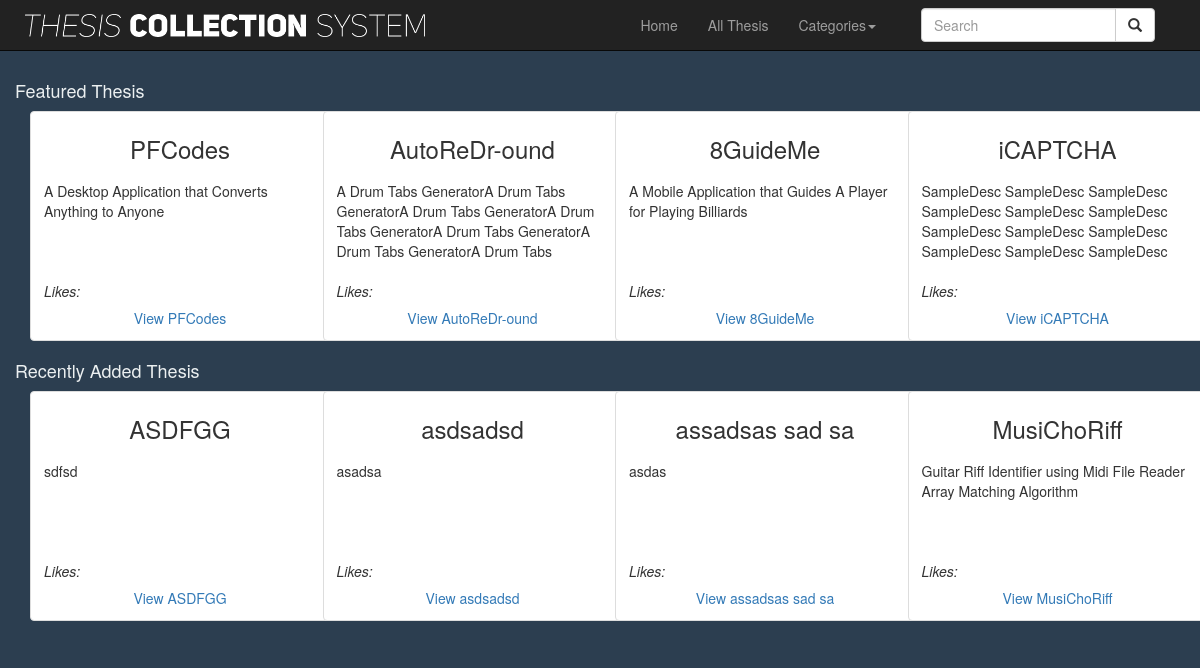
The app's page /tcsproject/home/ with its own data.
### tcsproject/models.py (models this page shows)
class Thesis(models.Model):
    title = models.CharField(max_length=300,blank=False, unique=True)
    authors = models.CharField(max_length=300,blank=False)
    emails = models.EmailField(blank=False,default='')
    desc = models.TextField(blank=False)
    abstract = models.TextField(blank=False)
    no_of_pages = models.IntegerField(blank=False)
    date_published = models.DateField(auto_now=False, auto_now_add=False)
    date_added = models.DateField(auto_now=False, auto_now_add=True)
    DEPTS = [
     ('Accountancy','Accountancy'),
     ('Banking and Finance','Banking and Finance'),
     ('Management','Management'),
     ('Marketing','Marketing'),
     ('Customs Administration','Customs Administration'),
     ('Hospitality Management','Hospitality Management'),
     ('Filipino','Filipino'),
     ('English and Foreign Language','English and Foreign Language'),
     ('Physical Education','Physical Education'),
     ('Social Science','Social Science'),
     ('Chemical Engineering','Chemical Engineering'),
     ('Civil Engineering','Civil Engineering'),
     ('Computer Engineering','Computer Engineering'),
     ('Electrical Engineering','Electrical Engineering'),
     ('Electronics Engineering','Electronics Engineering'),
     ('Industrial Engineering','Industrial Engineering'),
     ('Mechanical Engineering','Mechanical Engineering'),
     ('Mining, Geology, and Ceramics Engineering','Mining, Geology, and Ceramics Engineering'),
     ('Biology','Biology'),
     ('Chemistry','Chemistry'),
     ('Computer Science','Computer Science'),
     ('Mathematics','Mathematics'),
     ('Psychology','Psychology'),
     ('Information Technology and Management','Information Technology and Management')
     ]
    dept = models.CharField(max_length=300, choices = sorted(DEPTS), blank=False)
    CATEGORIES = [
    ('Books','Books'),
    ('Business','Business'),
    ('Catalogs','Catalogs'),
    ('Education','Education'),
    ('Entertainment','Entertainment'),
    ('Finance','Finance'),
    ('Food and Drink','Food and Drink'),
    ('Games','Games'),
    ('Health and Fitness','Health and Fitness'),
    ('Lifestyle','Lifestyle'),
    ('Magazines and Newspaper','Magazines and Newspaper'),
    ('Medical','Medical'),
    ('Music','Music'),
    ('Navigation','Navigation'),
    ('News','News'),
    ('Photo and Video','Photo and Video'),
    ('Productivity','Productivity'),
    ('Reference','Reference'),
    ('Shopping','Shopping'),
    ('Social Networking','Social Networking' ),
    ('Sports','Sports'),
    ('Travel','Travel'),
    ('Utilities','Utilities'),
    ('Weather','Weather')
    ]
    category = models.CharField(max_length=300, choices = sorted(CATEGORIES), blank=False)
    likes = models.IntegerField(default=0)
    def __str__(self):
        return self.title + " by " + self.authors
    class Meta:
        verbose_name='Thesis'

### tcsproject/views.py (the view)
# urls.py: url(r'^home/search=(?P<thesis>.*)/', views.searchthesis, name='search'),
def home(request):
    template_name = 'tcsproject/home.html'
    user = request.user
    ts = time.time()
    session_id = datetime.datetime.fromtimestamp(ts).strftime('%Y%m%d')
    request.session['session_id'] = session_id
    likeform = LikeForm()
    likes = collections.Counter(Like.objects.all())
    print likes
    thesis = Thesis.objects.all()
    thesis_likes = {}
    for i in thesis:
    	thesis_likes[i.title] = len(Like.objects.filter(thesis = i))
    if request.method == 'POST':
    	contactform = ContactForm(request.POST)
    	if contactform.is_valid():
    		contact = contactform.save(commit=False)
    		contact.save()
    else:
    	contactform = ContactForm()
    print thesis_likes
    allthesis = Thesis.objects.all()
    paginator = Paginator(allthesis, 4)
    page = request.GET.get('page')
    try:
        thesis_by_8 = paginator.page(page)
    except PageNotAnInteger:
        thesis_by_8 = paginator.page(1)
    except EmptyPage:
        thesis_by_8 = paginator.page(paginator.num_pages)
    context = {'recently_added': Thesis.objects.order_by('-date_added')[:4]
    ,
               'featured' : Thesis.objects.order_by('-likes')[:4],
               'contactform':contactform,
               'session':session_id,
               'likeform':likeform,
               'likes': thesis_likes
              }
    return render(request, template_name, context)

### tcsproject/forms.py
class ContactForm(forms.Form):
	name = forms.CharField(required=True)
	message = forms.CharField(max_length=500, widget=forms.Textarea, required=True)

class LikeForm(forms.Form):
	thesis = forms.CharField(max_length=500)
	like = forms.IntegerField()
	session_id = forms.CharField(max_length=500)

### tcsproject/models.py (called while the page is built)
    def __str__(self):
        return str(self.thesis)

### tcsproject/templates/tcsproject/home.html (shortened to what this page needs)
{% extends 'tcsproject/base.html' %}
{% block content %}
{% load widget_tweaks %}
<div class="container-fluid" id="whiteh3">
<div id="whiteh3">
<h4>Featured Thesis</h4>
{% for topic in featured %}
<div class="col-sm-6 col-md-3" id="grayh3">
    <div class="thumbnail" style="min-height: 200px; height: 230px; width: 300px;">
      <center><h3>{{topic.title}}</h3></center>
      <div class="caption">
        <div style="min-height: 50px; height: 80px;" id="of">
        <p>{{topic.desc}}</p>
        </div>
        <br>
        <div><i>Likes: </i>
        </div>
        <center><a class="btn btn-big" href="/tcsproject/thesis/{{topic.id}}">View {{topic.title}}</a></center>
        </div>
      </div>
</div>
{% endfor %}
<div>
<h4>Recently Added Thesis</h4>
</div>
{% for topic in recently_added %}
<div class="col-sm-6 col-md-3" id="grayh3">
    <div class="thumbnail" style="min-height: 200px; height: 230px; width: 300px;">
        <center><h3>{{topic.title}}</h3></center>
      <div class="caption">
        <div style="min-height: 50px; height: 80px;" id="of">
        <p>{{topic.desc}}</p>
        </div>
        <br>
        <div><i>Likes: </i>
        </div>
        <center><a class="btn btn-big" href="/tcsproject/thesis/{{topic.id}}">View {{topic.title}}</a></center>
      </div>
    </div>
</div>
{% endfor %}
</div>
</div>
{% endblock %}

### tcsproject/templates/tcsproject/base.html (shortened to what this page needs)
<!DOCTYPE html>
<html lang="en">
  <head>
    {% load widget_tweaks %}
    {% load static %}
    <link href="{% static 'tcsproject/css/bootstrap.min.css' %}" rel="stylesheet" type="text/css">
	<link href="{% static 'tcsproject/navigation.css' %}" rel="stylesheet" type="text/css">
  </head>
<body>
<nav class="navbar navbar-inverse navbar-static-top example-8">
    <div class="container">
      <div class="navbar-header">
        <a class="navbar-brand text-hide" href="#">Brand Text
        </a>
      </div>
      <div id="navbar8" class="navbar-collapse collapse">
        <ul class="nav navbar-nav navbar-right">
        <div class="col-bg-3 col-md-12">
        <form class="navbar-form" role="search" action="">
        <div class="input-group">
            <input type="text" class="form-control" placeholder="Search" name="q" id="q">
            <div class="input-group-btn">
                <button class="btn btn-default" type="submit" id="searchBtn" href="/tcsproject/home/search=">
                <i class="glyphicon glyphicon-search"></i></button>
            </div>
        </div>
        </form>
    </div>
    </ul>
        <ul class="nav navbar-nav navbar-right">
          <li class=""><a href="{% url 'tcsproject:home' %}">Home</a></li>
          <li class=""><a href="{% url 'tcsproject:viewall' %}">All Thesis</a></li>
          <li class="dropdown">
          <a href="#" class="dropdown-toggle" data-toggle="dropdown" role="button" aria-haspopup="true" aria-expanded="false">Categories<span class="caret"></span></a>
          </li>
      </div>
    </div>
  </nav>
{% block content %}
{% endblock %}
</body>
</html>

### tcsproject/static/tcsproject/navigation.css (style rules this page uses)
body { background-color:#2c3e50; background-size: cover; background-repeat: no-repeat; }
.navbar-brand { padding: 0px; }
.example-8 .navbar-brand { background: url("main-title.png") center / contain no-repeat; width: 400px; transform: translateX(-50%); left: 20%; position: absolute; }

### tcsproject/templates/tcsproject/base.html (style rules this page uses)
#of { overflow: hidden; text-overflow: ellipsis; }
#whiteh3 h4 { color: #ecf0f1; }

### records on screen
Thesis: title "PFCodes", desc "A Desktop Application that Converts Anything to Anyone"
Thesis: title "AutoReDr-ound", desc "A Drum Tabs GeneratorA Drum Tabs GeneratorA Drum Tabs GeneratorA Drum Tabs GeneratorA Drum Tabs GeneratorA Drum Tabs GeneratorA Drum Tabs…"
Thesis: title "8GuideMe", desc "A Mobile Application that Guides A Player for Playing Billiards"
Thesis: title "iCAPTCHA", desc "SampleDesc SampleDesc SampleDesc SampleDesc SampleDesc SampleDesc SampleDesc SampleDesc SampleDesc SampleDesc SampleDesc SampleDesc…"
Thesis: title "ASDFGG", desc "sdfsd"
Thesis: title "asdsadsd", desc "asadsa"
Thesis: title "assadsas sad sa", desc "asdas"
Thesis: title "MusiChoRiff", desc "Guitar Riff Identifier using Midi File Reader Array Matching Algorithm"
